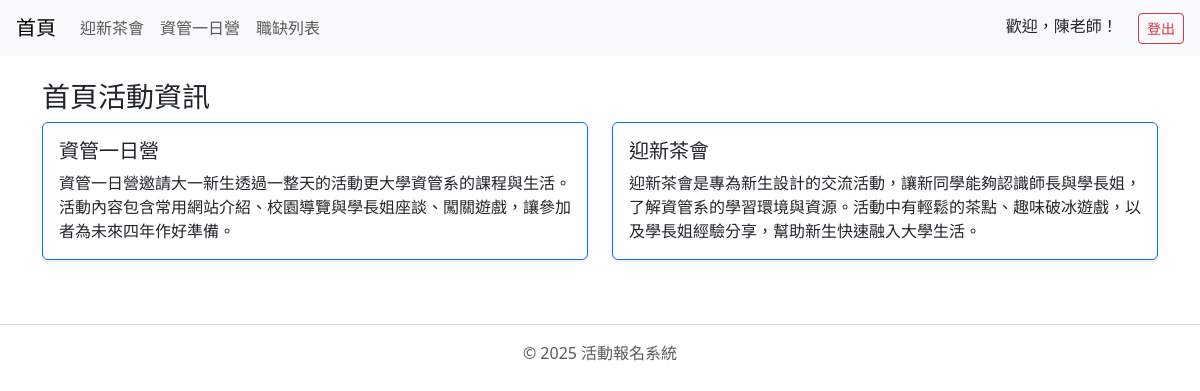
Screenshot of /index.php (signed in) with the database file from the repository.
### tables this page shows
CREATE TABLE `event` (
  `id` int(10) UNSIGNED NOT NULL,
  `name` varchar(30) NOT NULL,
  `description` varchar(255) NOT NULL
);

### index.php (the view, shortened to what this page needs)
<?php
include("db.php");
include("header.php");
$sql = "SELECT * FROM event ORDER BY id DESC";
$result = $conn->query($sql);
?>
<h3>首頁活動資訊</h3>
<div class="row">
<?php if ($result->num_rows == 0): ?>
  <p class="text-muted">目前沒有活動資料</p>
<?php else: ?>
  <?php while ($row = $result->fetch_assoc()): ?>
    <div class="col-md-6">
      <div class="card mb-3 border-primary shadow-sm">
        <div class="card-body">
          <h5 class="card-title"><?= htmlspecialchars($row['name']) ?></h5>
          <p class="card-text"><?= htmlspecialchars($row['description']) ?></p>
        </div>
      </div>
    </div>
  <?php endwhile; ?>
<?php endif; ?>
</div>
<?php include("footer.php"); ?>

### rows the page displays
event: name "資管一日營", description "資管一日營邀請大一新生透過一整天的活動更大學資管系的課程與生活。活動內容包含常用網站介紹、校園導覽與學長姐座談、闖關遊戲，讓參加者為未來四年作好準備。"
event: name "迎新茶會", description "迎新茶會是專為新生設計的交流活動，讓新同學能夠認識師長與學長姐，了解資管系的學習環境與資源。活動中有輕鬆的茶點、趣味破冰遊戲，以及學長姐經驗分享，幫助新生快速融入大學生活。"

### other values shown
$_SESSION["user"]["name"] "陳老師"
